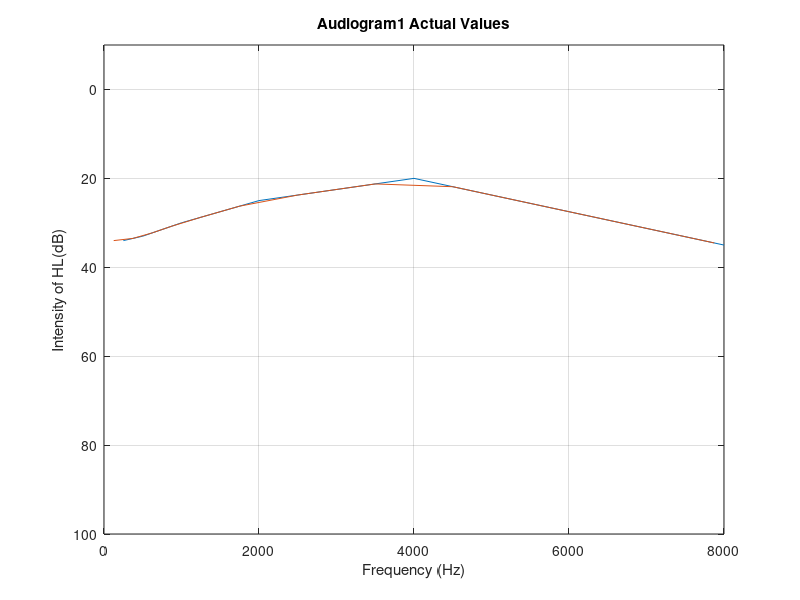
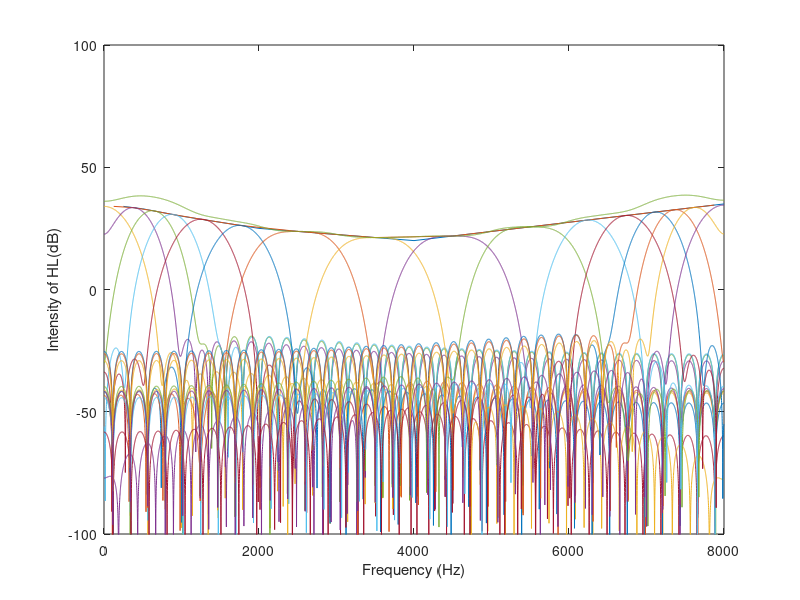
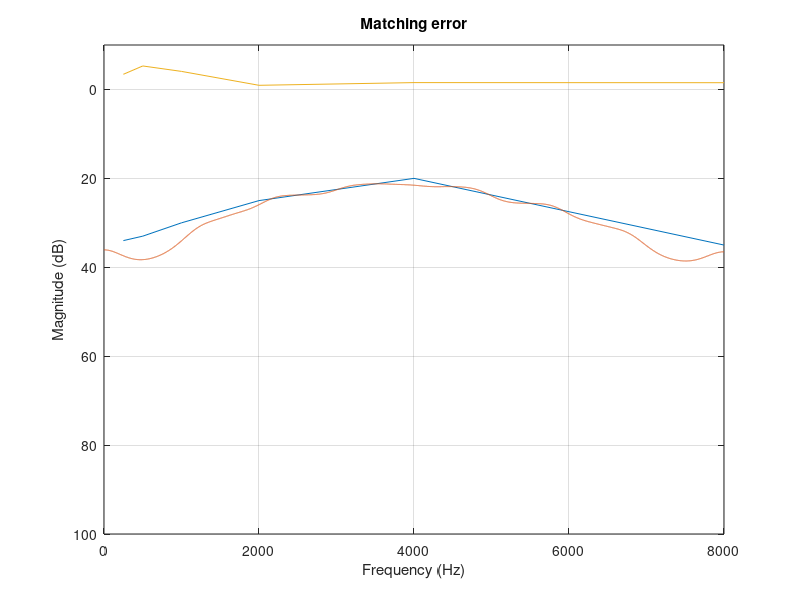

Write the MATLAB code that produced these figures, in order.
clc;
clear all;
close all;
% First
% i=[25 30 25 35 25 30];
%Second
% i=[60 60 55 50 40 60];
%Third
i=[34 33 30 25 20 35];
f=[250 500 1000 2000 4000 8000];
c=i(5)-(4000*(i(6)-i(5))/(8000-4000));
g=[i(1) (i(1)+i(2))/2 ((i(2)+i(3))/2+i(2))/2 ((i(2)+i(3))/2+i(3))/2 ((i(3)+i(4))/2+i(3))/2 ((i(3)+i(4))/2+i(4))/2 ((i(4)+i(5))/2+i(4))/2 ((i(4)+i(5))/2+i(5))/2 4500*(i(6)-i(5))/(8000-4000)+c ... 
    5500*(i(6)-i(5))/(8000-4000)+c 6250*(i(6)-i(5))/(8000-4000)+c 6750*(i(6)-i(5))/(8000-4000)+c 7125*(i(6)-i(5))/(8000-4000)+c 7375*(i(6)-i(5))/(8000-4000)+c 7625*(i(6)-i(5))/(8000-4000)+c 7875*(i(6)-i(5))/(8000-4000)+c];
G=10.^(g/20);
j=[125 375 625 875 1250 1750 2500 3500 4500 5500 6250 6750 7125 7375 7625 7875];
plot(f,i,j,g);
grid
axis([0 8000 -10 100]);
set(gca, 'yDir', 'reverse'); 
xlabel('Frequency (Hz)')
ylabel('Intensity of HL(dB)')
title('Audiogram1 Actual Values');
Fs=16000;
h1=[-0.000136315323397503952 -0.000101073730476899983 -5.93088095329570217e-05 8.98707927771719706e-20 8.89881595676533029e-05 0.000220641488288296451 0.000408497584471601938 0.000666318096422314631 0.00100773695285724337 0.00144588979552523608 0.00199303000388702418 0.00266013697959760227 0.00345652286972179682 0.00438944472149173631 0.005463730196249246 0.00668142638060545847 0.00804148280470020141 0.00953948133188132 0.0111674268907073649 0.0129136138186164359 0.0147625826150624018 0.0166951809290135193 0.0186887404626737835 0.0207173780825011082 0.0227524248248216036 0.0247629808246720359 0.0267165877629903896 0.0285800036064592297 0.0303200576743623863 0.0319045579193598453 0.0333032172649833508 0.0344885623650218742 0.0354367866090931488 0.0361285098335379015 0.036549410087170893 0.0366906978541870557 0.036549410087170893 0.0361285098335379015 0.0354367866090931488 0.0344885623650218742 0.0333032172649833508 0.0319045579193598453 0.0303200576743623863 0.0285800036064592297 0.0267165877629903896 0.0247629808246720359 0.0227524248248216036 0.0207173780825011082 0.0186887404626737835 0.0166951809290135193 0.0147625826150624018 0.0129136138186164359 0.0111674268907073649 0.00953948133188132 0.00804148280470020141 0.00668142638060545847 0.005463730196249246 0.00438944472149173631 0.00345652286972179682 0.00266013697959760227 0.00199303000388702418 0.00144588979552523608 0.00100773695285724337 0.000666318096422314631 0.000408497584471601938 0.000220641488288296451 8.89881595676533029e-05 8.98707927771719706e-20 -5.93088095329570217e-05 -0.000101073730476899983 -0.000136315323397503952];
h2=[0.000654256851461895543 0.000493051424550999709 0.000292129821246409386 -4.44090687182551405e-19 -0.000438317601588342047 -0.00107631923351696472 -0.00196061848943296195 -0.00312547975221705255 -0.00458767155316873888 -0.00634202990966881066 -0.00835810149795374394 -0.0105781939202459832 -0.012917096839796886 -0.0152636554077810131 -0.0174842786650496636 -0.0194283534911964574 -0.020935413021345748 -0.0218437822319009871 -0.0220002990356821561 -0.0212705947338512891 -0.0195493224735975614 -0.0167696567501136665 -0.012911361177312234 -0.00800674457282606056 -0.00214390286273511473 0.00453322184937854887 0.0118282471456943126 0.0194992735685470403 0.0272691206425699773 0.0348384067730812055 0.041900756508583388 0.0481592119996581275 0.0533427822573905863 0.0572220017022776126 0.0596223990358399764 0.0604349003710733246 0.0596223990358399764 0.0572220017022776126 0.0533427822573905863 0.0481592119996581275 0.041900756508583388 0.0348384067730812055 0.0272691206425699773 0.0194992735685470403 0.0118282471456943126 0.00453322184937854887 -0.00214390286273511473 -0.00800674457282606056 -0.012911361177312234 -0.0167696567501136665 -0.0195493224735975614 -0.0212705947338512891 -0.0220002990356821561 -0.0218437822319009871 -0.020935413021345748 -0.0194283534911964574 -0.0174842786650496636 -0.0152636554077810131 -0.012917096839796886 -0.0105781939202459832 -0.00835810149795374394 -0.00634202990966881066 -0.00458767155316873888 -0.00312547975221705255 -0.00196061848943296195 -0.00107631923351696472 -0.000438317601588342047 -4.44090687182551405e-19 0.000292129821246409386 0.000493051424550999709 0.000654256851461895543];
h3=[-0.00102952293857410532 -0.000802140354897014785 -0.000484643183233477424 7.41508448559086757e-19 0.000727168615633581698 0.00175105282931086554 0.00308518237776728328 0.00468618890034106731 0.00644383648620885409 0.00817979292200712686 0.009656666367886306 0.0105975924135528008 0.0107152584058817415 0.00974785623859009652 0.00749823304850051522 0.00387162665382410941 -0.00109302990737695756 -0.00720307313487104483 -0.0141073818606346837 -0.0213096011552392599 -0.0282000710202511932 -0.0341050075812589851 -0.0383492032394331106 -0.0403264392207267064 -0.0395702327638016924 -0.035816735572391567 -0.0290517516032800655 -0.0195350317074750209 -0.00779717391519785512 0.00539259028215924221 0.0190860440211831663 0.03223796706029676 0.0438023718104001147 0.0528328072603993087 0.0585756433536951671 0.0605457270414090643 0.0585756433536951671 0.0528328072603993087 0.0438023718104001147 0.03223796706029676 0.0190860440211831663 0.00539259028215924221 -0.00779717391519785512 -0.0195350317074750209 -0.0290517516032800655 -0.035816735572391567 -0.0395702327638016924 -0.0403264392207267064 -0.0383492032394331106 -0.0341050075812589851 -0.0282000710202511932 -0.0213096011552392599 -0.0141073818606346837 -0.00720307313487104483 -0.00109302990737695756 0.00387162665382410941 0.00749823304850051522 0.00974785623859009652 0.0107152584058817415 0.0105975924135528008 0.009656666367886306 0.00817979292200712686 0.00644383648620885409 0.00468618890034106731 0.00308518237776728328 0.00175105282931086554 0.000727168615633581698 7.41508448559086757e-19 -0.000484643183233477424 -0.000802140354897014785 -0.00102952293857410532];
h4=[0.00131386743618066345 0.00107862911854385702 0.000671411784542619901 -1.03727499524445963e-18 -0.00100740007241724569 -0.00235462105636836732 -0.00393728056845533709 -0.00552328073851898749 -0.00676437110077387268 -0.00724299509030349245 -0.00655069450737530857 -0.00438612795038376829 -0.000654063810752392606 0.0044568130838923449 0.0104386350050754851 0.0164874653823925479 0.0215909657045400723 0.024674433126384239 0.0247861775429085406 0.0212924232641823127 0.0140456602689573041 0.00349047946121862828 -0.00932181342046266986 -0.0228246788040495779 -0.0351303809959838537 -0.0443032171177454998 -0.0486711442628645283 -0.0471237209218159578 -0.0393419815951729368 -0.0259138379369879303 -0.00830611771443354185 0.0113113430470639723 0.0303674102714003614 0.0462710132321902667 0.0568096037577036569 0.0604969205013192804 0.0568096037577036569 0.0462710132321902667 0.0303674102714003614 0.0113113430470639723 -0.00830611771443354185 -0.0259138379369879303 -0.0393419815951729368 -0.0471237209218159578 -0.0486711442628645283 -0.0443032171177454998 -0.0351303809959838537 -0.0228246788040495779 -0.00932181342046266986 0.00349047946121862828 0.0140456602689573041 0.0212924232641823127 0.0247861775429085406 0.024674433126384239 0.0215909657045400723 0.0164874653823925479 0.0104386350050754851 0.0044568130838923449 -0.000654063810752392606 -0.00438612795038376829 -0.00655069450737530857 -0.00724299509030349245 -0.00676437110077387268 -0.00552328073851898749 -0.00393728056845533709 -0.00235462105636836732 -0.00100740007241724569 -1.03727499524445963e-18 0.000671411784542619901 0.00107862911854385702 0.00131386743618066345];
h5=[2.67186121963066192e-05 0.000112290871963405313 0.00010459627338586592 -1.79715594257487995e-19 -0.000156938403241277277 -0.000245128234550110835 -8.00679503271786627e-05 0.000509904047700173065 0.00155775710759054205 0.0028358047299334747 0.00381387002264197122 0.00376145779496880189 0.00200646106768008438 -0.00171242870904977224 -0.00693130504870953946 -0.0123438809331389236 -0.0160032072765362264 -0.0158612837572731299 -0.0105270547189127428 7.90616448827957918e-18 0.0139160539399231578 0.0277590565861377571 0.0371921192428276565 0.0382751876215451856 0.028863796599424188 0.00966063864028023946 -0.0155085891886527858 -0.0404123840878353804 -0.058020581137011952 -0.0625739918313006349 -0.0514800248746151851 -0.0263925858290640462 0.00694582043524658455 0.0401380443049308422 0.0644580816859169764 0.0733707844876391874 0.0644580816859169764 0.0401380443049308422 0.00694582043524658455 -0.0263925858290640462 -0.0514800248746151851 -0.0625739918313006349 -0.058020581137011952 -0.0404123840878353804 -0.0155085891886527858 0.00966063864028023946 0.028863796599424188 0.0382751876215451856 0.0371921192428276565 0.0277590565861377571 0.0139160539399231578 7.90616448827957918e-18 -0.0105270547189127428 -0.0158612837572731299 -0.0160032072765362264 -0.0123438809331389236 -0.00693130504870953946 -0.00171242870904977224 0.00200646106768008438 0.00376145779496880189 0.00381387002264197122 0.0028358047299334747 0.00155775710759054205 0.000509904047700173065 -8.00679503271786627e-05 -0.000245128234550110835 -0.000156938403241277277 -1.79715594257487995e-19 0.00010459627338586592 0.000112290871963405313 2.67186121963066192e-05];
h6=[-0.000128487286183473693 3.94278346872899824e-05 9.16713189542485212e-05 -1.79699752522947135e-19 -0.000137545535361737538 -8.60700014172006473e-05 0.000385039221806384889 0.00123090875463091934 0.00192823939335524529 0.001606212744487171 -0.00039061127116811115 -0.00376112622654748699 -0.00687815634087746153 -0.00729768094497375026 -0.00317133604511685369 0.00511255218917012685 0.0141806082036385651 0.0187080106326035916 0.0141657835317268114 -1.10676545958476307e-17 -0.01872620718638629 -0.032741153472295656 -0.0329563232002140633 -0.0158527042933544575 0.0132062862493286925 0.0411697480595097295 0.0531635040341601334 0.0404088217800483013 0.00594238734337911544 -0.0354421946236154611 -0.0637235493585263518 -0.0637117220403893014 -0.0334017954033525438 0.014093364383541921 0.056493000889334101 0.0733643169326353706 0.056493000889334101 0.014093364383541921 -0.0334017954033525438 -0.0637117220403893014 -0.0637235493585263518 -0.0354421946236154611 0.00594238734337911544 0.0404088217800483013 0.0531635040341601334 0.0411697480595097295 0.0132062862493286925 -0.0158527042933544575 -0.0329563232002140633 -0.032741153472295656 -0.01872620718638629 -1.10676545958476307e-17 0.0141657835317268114 0.0187080106326035916 0.0141806082036385651 0.00511255218917012685 -0.00317133604511685369 -0.00729768094497375026 -0.00687815634087746153 -0.00376112622654748699 -0.00039061127116811115 0.001606212744487171 0.00192823939335524529 0.00123090875463091934 0.000385039221806384889 -8.60700014172006473e-05 -0.000137545535361737538 -1.79699752522947135e-19 9.16713189542485212e-05 3.94278346872899824e-05 -0.000128487286183473693];
h7=[-0.000436019256172118675 -0.000129286770259734327 0.000111754255297686394 -3.06281499084581075e-19 -0.000167678386754139364 0.000282229865975062273 0.00130662355845371212 0.00148348837617743841 -0.000590901258756594289 -0.00378528960053336116 -0.00436563855952869142 5.88793909666482469e-18 0.00621364710496642974 0.00767831791697804952 0.0017124335743365375 -0.00616163604060850599 -0.00780254676621496175 -0.00242718198440927463 0.00207250842928759921 -2.69482670269572908e-18 -0.00273971589043762141 0.00424784545066702376 0.0181334431724999162 0.0191056424464387704 -0.00713102857720526381 -0.0433171053306363601 -0.0480272963509852241 2.10862976741330874e-17 0.0664146614211401087 0.0835250319045903744 0.0195278271246548986 -0.0767852196335264553 -0.11334838192306837 -0.0462131785245892962 0.0688692310303715555 0.125042648384140087 0.0688692310303715555 -0.0462131785245892962 -0.11334838192306837 -0.0767852196335264553 0.0195278271246548986 0.0835250319045903744 0.0664146614211401087 2.10862976741330874e-17 -0.0480272963509852241 -0.0433171053306363601 -0.00713102857720526381 0.0191056424464387704 0.0181334431724999162 0.00424784545066702376 -0.00273971589043762141 -2.69482670269572908e-18 0.00207250842928759921 -0.00242718198440927463 -0.00780254676621496175 -0.00616163604060850599 0.0017124335743365375 0.00767831791697804952 0.00621364710496642974 5.88793909666482469e-18 -0.00436563855952869142 -0.00378528960053336116 -0.000590901258756594289 0.00148348837617743841 0.00130662355845371212 0.000282229865975062273 -0.000167678386754139364 -3.06281499084581075e-19 0.000111754255297686394 -0.000129286770259734327 -0.000436019256172118675];
h8=[-0.000247043164915536535 -0.000312199293073407919 3.92521065885435838e-05 -3.06353543235832244e-19 -5.88946693075468743e-05 0.000681523441761299376 0.000740316888908643502 -0.00148383732530193166 -0.00251899737460963349 0.00156828709894967487 0.00515083310104084112 -8.24505369738542894e-18 -0.00733122056487949935 -0.00318121153243704604 0.00730006175147454497 0.00616308539305123609 -0.00442082733787870896 -0.00586111400393674476 0.000727939366204495369 -2.69546058526175107e-18 -0.000962286580205164751 0.0102576183481037381 0.0102741865840485416 -0.0191101365141453892 -0.0303993975271694139 0.0179467529893378094 0.0566653845536996617 -2.95277606897736204e-17 -0.0783598623151615936 -0.034605339035848677 0.0832466415156173228 0.0768032812075806065 -0.0642218035372183332 -0.111594725717618498 0.0241893464358413982 0.125072061167804699 0.0241893464358413982 -0.111594725717618498 -0.0642218035372183332 0.0768032812075806065 0.0832466415156173228 -0.034605339035848677 -0.0783598623151615936 -2.95277606897736204e-17 0.0566653845536996617 0.0179467529893378094 -0.0303993975271694139 -0.0191101365141453892 0.0102741865840485416 0.0102576183481037381 -0.000962286580205164751 -2.69546058526175107e-18 0.000727939366204495369 -0.00586111400393674476 -0.00442082733787870896 0.00616308539305123609 0.00730006175147454497 -0.00318121153243704604 -0.00733122056487949935 -8.24505369738542894e-18 0.00515083310104084112 0.00156828709894967487 -0.00251899737460963349 -0.00148383732530193166 0.000740316888908643502 0.000681523441761299376 -5.88946693075468743e-05 -3.06353543235832244e-19 3.92521065885435838e-05 -0.000312199293073407919 -0.000247043164915536535];
h9=[0.000247043164915533391 -0.000312199293073404992 -3.92521065885419711e-05 -3.06353543235832195e-19 5.88946693075491714e-05 0.000681523441761291027 -0.000740316888908650658 -0.00148383732530192559 0.00251899737460964303 0.00156828709894967183 -0.00515083310104084285 2.19907787619272619e-17 0.00733122056487949415 -0.00318121153243708463 -0.0073000617514745441 0.00616308539305124477 0.00442082733787868901 -0.00586111400393674303 -0.000727939366204487671 -2.6954605852617503e-18 0.000962286580205172232 0.0102576183481037225 -0.0102741865840485832 -0.0191101365141453441 0.0303993975271693827 0.01794675298933774 -0.056665384553699627 3.79642637439946187e-17 0.0783598623151615242 -0.0346053390358487464 -0.0832466415156172257 0.0768032812075805649 0.0642218035372182083 -0.111594725717618415 -0.0241893464358413773 0.125072061167804588 -0.0241893464358413773 -0.111594725717618415 0.0642218035372182083 0.0768032812075805649 -0.0832466415156172257 -0.0346053390358487464 0.0783598623151615242 3.79642637439946187e-17 -0.056665384553699627 0.01794675298933774 0.0303993975271693827 -0.0191101365141453441 -0.0102741865840485832 0.0102576183481037225 0.000962286580205172232 -2.6954605852617503e-18 -0.000727939366204487671 -0.00586111400393674303 0.00442082733787868901 0.00616308539305124477 -0.0073000617514745441 -0.00318121153243708463 0.00733122056487949415 2.19907787619272619e-17 -0.00515083310104084285 0.00156828709894967183 0.00251899737460964303 -0.00148383732530192559 -0.000740316888908650658 0.000681523441761291027 5.88946693075491714e-05 -3.06353543235832195e-19 -3.92521065885419711e-05 -0.000312199293073404992 0.000247043164915533391];
h10=[0.000436019256172120897 -0.000129286770259735601 -0.00011175425529768901 -3.06281499084580642e-19 0.000167678386754142671 0.000282229865975059183 -0.00130662355845370887 0.00148348837617743711 0.000590901258756573256 -0.00378528960053334685 0.00436563855952869923 -2.4340782901760421e-17 -0.00621364710496641586 0.00767831791697803825 -0.00171243357433652752 -0.00616163604060846002 0.0078025467662149392 -0.00242718198440928633 -0.00207250842928758923 -2.69482670269572561e-18 0.00273971589043762922 0.00424784545066699947 -0.0181334431724998676 0.0191056424464387774 0.00713102857720524126 -0.0433171053306363046 0.048027296350985231 -4.63898548830927448e-17 -0.0664146614211400393 0.0835250319045903605 -0.0195278271246549784 -0.0767852196335263304 0.1133483819230683 -0.0462131785245892615 -0.0688692310303714583 0.125042648384139948 -0.0688692310303714583 -0.0462131785245892615 0.1133483819230683 -0.0767852196335263304 -0.0195278271246549784 0.0835250319045903605 -0.0664146614211400393 -4.63898548830927448e-17 0.048027296350985231 -0.0433171053306363046 0.00713102857720524126 0.0191056424464387774 -0.0181334431724998676 0.00424784545066699947 0.00273971589043762922 -2.69482670269572561e-18 -0.00207250842928758923 -0.00242718198440928633 0.0078025467662149392 -0.00616163604060846002 -0.00171243357433652752 0.00767831791697803825 -0.00621364710496641586 -2.4340782901760421e-17 0.00436563855952869923 -0.00378528960053334685 0.000590901258756573256 0.00148348837617743711 -0.00130662355845370887 0.000282229865975059183 0.000167678386754142671 -3.06281499084580642e-19 -0.00011175425529768901 -0.000129286770259735601 0.000436019256172120897];
h11=[0.000128487286183474127 3.94278346872901179e-05 -9.16713189542487923e-05 5.03340960529216981e-18 0.000137545535361738948 -8.60700014172034934e-05 -0.000385039221806380118 0.00123090875463092498 -0.00192823939335524377 0.00160621274448717599 0.000390611271168093044 -0.00376112622654747875 0.00687815634087746586 -0.0072976809449737598 0.00317133604511684675 0.0051125521891700566 -0.0141806082036385339 0.0187080106326036159 -0.0141657835317268461 -6.34035688786599458e-18 0.018726207186386238 -0.0327411534722956699 0.0329563232002141118 -0.0158527042933545442 -0.0132062862493286613 0.041169748059509681 -0.0531635040341601958 0.0404088217800483568 -0.00594238734337915707 -0.0354421946236154264 0.0637235493585263796 -0.0637117220403894124 0.0334017954033525855 0.0140933643835419956 -0.0564930008893341773 0.0733643169326354261 -0.0564930008893341773 0.0140933643835419956 0.0334017954033525855 -0.0637117220403894124 0.0637235493585263796 -0.0354421946236154264 -0.00594238734337915707 0.0404088217800483568 -0.0531635040341601958 0.041169748059509681 -0.0132062862493286613 -0.0158527042933545442 0.0329563232002141118 -0.0327411534722956699 0.018726207186386238 -6.34035688786599458e-18 -0.0141657835317268461 0.0187080106326036159 -0.0141806082036385339 0.0051125521891700566 0.00317133604511684675 -0.0072976809449737598 0.00687815634087746586 -0.00376112622654747875 0.000390611271168093044 0.00160621274448717599 -0.00192823939335524377 0.00123090875463092498 -0.000385039221806380118 -8.60700014172034934e-05 0.000137545535361738948 5.03340960529216981e-18 -9.16713189542487923e-05 3.94278346872901179e-05 0.000128487286183474127];
h12=[-2.67186121963058264e-05 0.000112290871963402521 -0.00010459627338586512 -5.39328452251395955e-18 0.000156938403241276844 -0.000245128234550108287 8.00679503271826878e-05 0.000509904047700169053 -0.00155775710759053533 0.00283580472993347861 -0.0038138700226419864 0.00376145779496880146 -0.00200646106768011083 -0.00171242870904975749 0.006931305048709549 -0.0123438809331388975 0.0160032072765362333 -0.0158612837572731438 0.0105270547189127879 3.17845003740133556e-18 -0.0139160539399231179 0.027759056586137705 -0.0371921192428276565 0.0382751876215452411 -0.0288637965994242227 0.00966063864028036609 0.0155085891886527771 -0.0404123840878353388 0.0580205811370118965 -0.0625739918313007182 0.0514800248746152961 -0.0263925858290640324 -0.00694582043524658715 0.0401380443049307659 -0.0644580816859169348 0.0733707844876392151 -0.0644580816859169348 0.0401380443049307659 -0.00694582043524658715 -0.0263925858290640324 0.0514800248746152961 -0.0625739918313007182 0.0580205811370118965 -0.0404123840878353388 0.0155085891886527771 0.00966063864028036609 -0.0288637965994242227 0.0382751876215452411 -0.0371921192428276565 0.027759056586137705 -0.0139160539399231179 3.17845003740133556e-18 0.0105270547189127879 -0.0158612837572731438 0.0160032072765362333 -0.0123438809331388975 0.006931305048709549 -0.00171242870904975749 -0.00200646106768011083 0.00376145779496880146 -0.0038138700226419864 0.00283580472993347861 -0.00155775710759053533 0.000509904047700169053 8.00679503271826878e-05 -0.000245128234550108287 0.000156938403241276844 -5.39328452251395955e-18 -0.00010459627338586512 0.000112290871963402521 -2.67186121963058264e-05];
h13=[-0.00131386743618066323 0.00107862911854386049 -0.000671411784542617408 4.14760204905558731e-18 0.00100740007241722986 -0.00235462105636836299 0.00393728056845532755 -0.00552328073851898402 0.00676437110077386921 -0.00724299509030350633 0.00655069450737536321 -0.00438612795038379692 0.000654063810752476197 0.00445681308389231107 -0.0104386350050754591 0.0164874653823924959 -0.0215909657045400237 0.024674433126384173 -0.024786177542908603 0.0212924232641823474 -0.014045660268957311 0.00349047946121874364 0.00932181342046257966 -0.0228246788040494496 0.0351303809959838259 -0.0443032171177454581 0.0486711442628643548 -0.0471237209218160133 0.0393419815951730686 -0.0259138379369878886 0.00830611771443356614 0.0113113430470639705 -0.0303674102714001741 0.0462710132321903084 -0.0568096037577037263 0.0604969205013192665 -0.0568096037577037263 0.0462710132321903084 -0.0303674102714001741 0.0113113430470639705 0.00830611771443356614 -0.0259138379369878886 0.0393419815951730686 -0.0471237209218160133 0.0486711442628643548 -0.0443032171177454581 0.0351303809959838259 -0.0228246788040494496 0.00932181342046257966 0.00349047946121874364 -0.014045660268957311 0.0212924232641823474 -0.024786177542908603 0.024674433126384173 -0.0215909657045400237 0.0164874653823924959 -0.0104386350050754591 0.00445681308389231107 0.000654063810752476197 -0.00438612795038379692 0.00655069450737536321 -0.00724299509030350633 0.00676437110077386921 -0.00552328073851898402 0.00393728056845532755 -0.00235462105636836299 0.00100740007241722986 4.14760204905558731e-18 -0.000671411784542617408 0.00107862911854386049 -0.00131386743618066323];
h14=[0.00102952293857410857 -0.000802140354897016628 0.000484643183233476231 -1.30520478350348473e-17 -0.000727168615633567387 0.0017510528293108547 -0.00308518237776727634 0.00468618890034106991 -0.00644383648620883674 0.00817979292200713033 -0.00965666636788632682 0.0105975924135528459 -0.0107152584058818022 0.00974785623859015203 -0.00749823304850054211 0.00387162665382418661 0.00109302990737690097 -0.00720307313487093467 0.0141073818606346751 -0.0213096011552391558 0.0282000710202511551 -0.0341050075812590614 0.0383492032394331314 -0.0403264392207268521 0.0395702327638016577 -0.0358167355723916711 0.0290517516032802077 -0.0195350317074750382 0.00779717391519787334 0.00539259028215921012 -0.019086044021183135 0.0322379670602966489 -0.0438023718104002882 0.052832807260399163 -0.0585756433536950213 0.0605457270414091128 -0.0585756433536950213 0.052832807260399163 -0.0438023718104002882 0.0322379670602966489 -0.019086044021183135 0.00539259028215921012 0.00779717391519787334 -0.0195350317074750382 0.0290517516032802077 -0.0358167355723916711 0.0395702327638016577 -0.0403264392207268521 0.0383492032394331314 -0.0341050075812590614 0.0282000710202511551 -0.0213096011552391558 0.0141073818606346751 -0.00720307313487093467 0.00109302990737690097 0.00387162665382418661 -0.00749823304850054211 0.00974785623859015203 -0.0107152584058818022 0.0105975924135528459 -0.00965666636788632682 0.00817979292200713033 -0.00644383648620883674 0.00468618890034106991 -0.00308518237776727634 0.0017510528293108547 -0.000727168615633567387 -1.30520478350348473e-17 0.000484643183233476231 -0.000802140354897016628 0.00102952293857410857];
h15=[-0.000654256851461900314 0.000493051424551008166 -0.000292129821246409549 2.19129630898307452e-17 0.000438317601588329741 -0.00107631923351694239 0.00196061848943296022 -0.00312547975221703824 0.00458767155316872153 -0.00634202990966878117 0.00835810149795374741 -0.0105781939202459624 0.0129170968397968929 -0.0152636554077810252 0.0174842786650496809 -0.019428353491196506 0.0209354130213457723 -0.0218437822319010773 0.0220002990356822151 -0.0212705947338514487 0.0195493224735976689 -0.0167696567501137081 0.0129113611773123901 -0.00800674457282616117 0.00214390286273532724 0.00453322184937849336 -0.011828247145694238 0.0194992735685469883 -0.0272691206425698836 0.0348384067730810806 -0.0419007565085834366 0.0481592119996582246 -0.0533427822573904753 0.0572220017022777444 -0.0596223990358401637 0.0604349003710734287 -0.0596223990358401637 0.0572220017022777444 -0.0533427822573904753 0.0481592119996582246 -0.0419007565085834366 0.0348384067730810806 -0.0272691206425698836 0.0194992735685469883 -0.011828247145694238 0.00453322184937849336 0.00214390286273532724 -0.00800674457282616117 0.0129113611773123901 -0.0167696567501137081 0.0195493224735976689 -0.0212705947338514487 0.0220002990356822151 -0.0218437822319010773 0.0209354130213457723 -0.019428353491196506 0.0174842786650496809 -0.0152636554077810252 0.0129170968397968929 -0.0105781939202459624 0.00835810149795374741 -0.00634202990966878117 0.00458767155316872153 -0.00312547975221703824 0.00196061848943296022 -0.00107631923351694239 0.000438317601588329741 2.19129630898307452e-17 -0.000292129821246409549 0.000493051424551008166 -0.000654256851461900314];
h16=[0.000136315323397507557 -0.000101073730476901948 5.93088095329573334e-05 -8.26902141426386274e-18 -8.89881595676459981e-05 0.000220641488288275255 -0.000408497584471600745 0.000666318096422295332 -0.00100773695285722559 0.00144588979552522784 -0.00199303000388702158 0.00266013697959756757 -0.00345652286972176126 0.00438944472149165651 -0.00546373019624924426 0.00668142638060543331 -0.00804148280470014416 0.00953948133188129051 -0.0111674268907073788 0.0129136138186164134 -0.0147625826150623272 0.0166951809290135054 -0.018688740462673846 0.0207173780825011151 -0.0227524248248215342 0.0247629808246720255 -0.0267165877629903896 0.0285800036064592471 -0.0303200576743624245 0.0319045579193599216 -0.0333032172649833508 0.034488562365021902 -0.035436786609093246 0.0361285098335379501 -0.0365494100871709346 0.0366906978541870557 -0.0365494100871709346 0.0361285098335379501 -0.035436786609093246 0.034488562365021902 -0.0333032172649833508 0.0319045579193599216 -0.0303200576743624245 0.0285800036064592471 -0.0267165877629903896 0.0247629808246720255 -0.0227524248248215342 0.0207173780825011151 -0.018688740462673846 0.0166951809290135054 -0.0147625826150623272 0.0129136138186164134 -0.0111674268907073788 0.00953948133188129051 -0.00804148280470014416 0.00668142638060543331 -0.00546373019624924426 0.00438944472149165651 -0.00345652286972176126 0.00266013697959756757 -0.00199303000388702158 0.00144588979552522784 -0.00100773695285722559 0.000666318096422295332 -0.000408497584471600745 0.000220641488288275255 -8.89881595676459981e-05 -8.26902141426386274e-18 5.93088095329573334e-05 -0.000101073730476901948 0.000136315323397507557];

% h=[h1;h2;h3;h4;h5;h6;h7;h8;h9;h10;h11;h12;h13;h14;h15;h16];
% h=round(h*2^15);
% h1=mul_less(h);
% h2=h-h1;
% h3=mul_less(h2);
% h4=h-h1-h3;
% h5=mul_less(h4);
% h6=h-h1-h3-h5;
% h7=mul_less(h6);
% h8=h-h1-h3-h5-h7;
% h9=mul_less(h8);
% h=h1+h3+h5+h7+h9;
[H1,W]=freqz(h1,1,8000,Fs);
[H2,W]=freqz(h2,1,8000,Fs);
[H3,W]=freqz(h3,1,8000,Fs);
[H4,W]=freqz(h4,1,8000,Fs);
[H5,W]=freqz(h5,1,8000,Fs);
[H6,W]=freqz(h6,1,8000,Fs);
[H7,W]=freqz(h7,1,8000,Fs);
[H8,W]=freqz(h8,1,8000,Fs);
[H9,W]=freqz(h9,1,8000,Fs);
[H10,W]=freqz(h10,1,8000,Fs);
[H11,W]=freqz(h11,1,8000,Fs);
[H12,W]=freqz(h12,1,8000,Fs);
[H13,W]=freqz(h13,1,8000,Fs);
[H14,W]=freqz(h14,1,8000,Fs);
[H15,W]=freqz(h15,1,8000,Fs);
[H16,W]=freqz(h16,1,8000,Fs);
HG=20*log10(abs(G(1)*H1+G(2)*H2+G(3)*H3+G(4)*H4+G(5)*H5+G(6)*H6+G(7)*H7+G(8)*H8+G(9)*H9+G(10)*H10+G(11)*H11+G(12)*H12+G(13)*H13+G(14)*H14+G(15)*H15+G(16)*H16));
figure; 
plot(f,i,j,g,W,20*log10(abs(G(1)*H1)),W,20*log10(abs(G(2)*H2)),W,20*log10(abs(G(3)*H3)),W,20*log10(abs(G(4)*H4)),...
W,20*log10(abs(G(5)*H5)),W,20*log10(abs(G(6)*H6)),W,20*log10(G(7)*abs(H7)),W,20*log10(abs(G(8)*H8)),...
W,20*log10(abs(G(9)*H9)),W,20*log10(abs(G(10)*H10)),W,20*log10(abs(G(11)*H11)),W,20*log10(abs(G(12)*H12)),...
W,20*log10(abs(G(13)*H13)),W,20*log10(abs(G(14)*H14)),W,20*log10(G(15)*abs(H15)),W,20*log10(abs(G(16)*H16)),...
W,(HG));
axis([0 8000 -100 100]);
xlabel('Frequency (Hz)')
ylabel('Intensity of HL(dB)')
figure; 
ME=[i(1)-HG(250), i(2)-HG(500), i(3)-HG(1000), i(4)-HG(2000), i(5)-HG(4000), i(6)-HG(8000)];
plot(f,i,W,(HG),f,ME);
grid
axis([0 8000 -10 100]);
set(gca, 'yDir', 'reverse'); 
xlabel('Frequency (Hz)')
ylabel('Magnitude (dB)')
title('Matching error');

 
% [x,Fs]=audioread('f2bjrop1.0.wav');
% t=0:1/Fs:11.14-1/Fs;
% y=filter(h(1,:),1,x);
% y1=filter(h1(1,:),1,x);
% y2=filter(h3(1,:),1,x);
% y3=filter(h5(1,:),1,x);
% y4=filter(h7(1,:),1,x);
% y5=filter(h9(1,:),1,x);
% yo=y1+y2+y3+y4+y5;
% yo=yo/2^15;
% y=y/2^15;
% figure;
% subplot(3,1,1);
% plot(t,x);
% subplot(3,1,2);
% plot(t,yo);
% subplot(3,1,3);
% plot(t,yo-y);